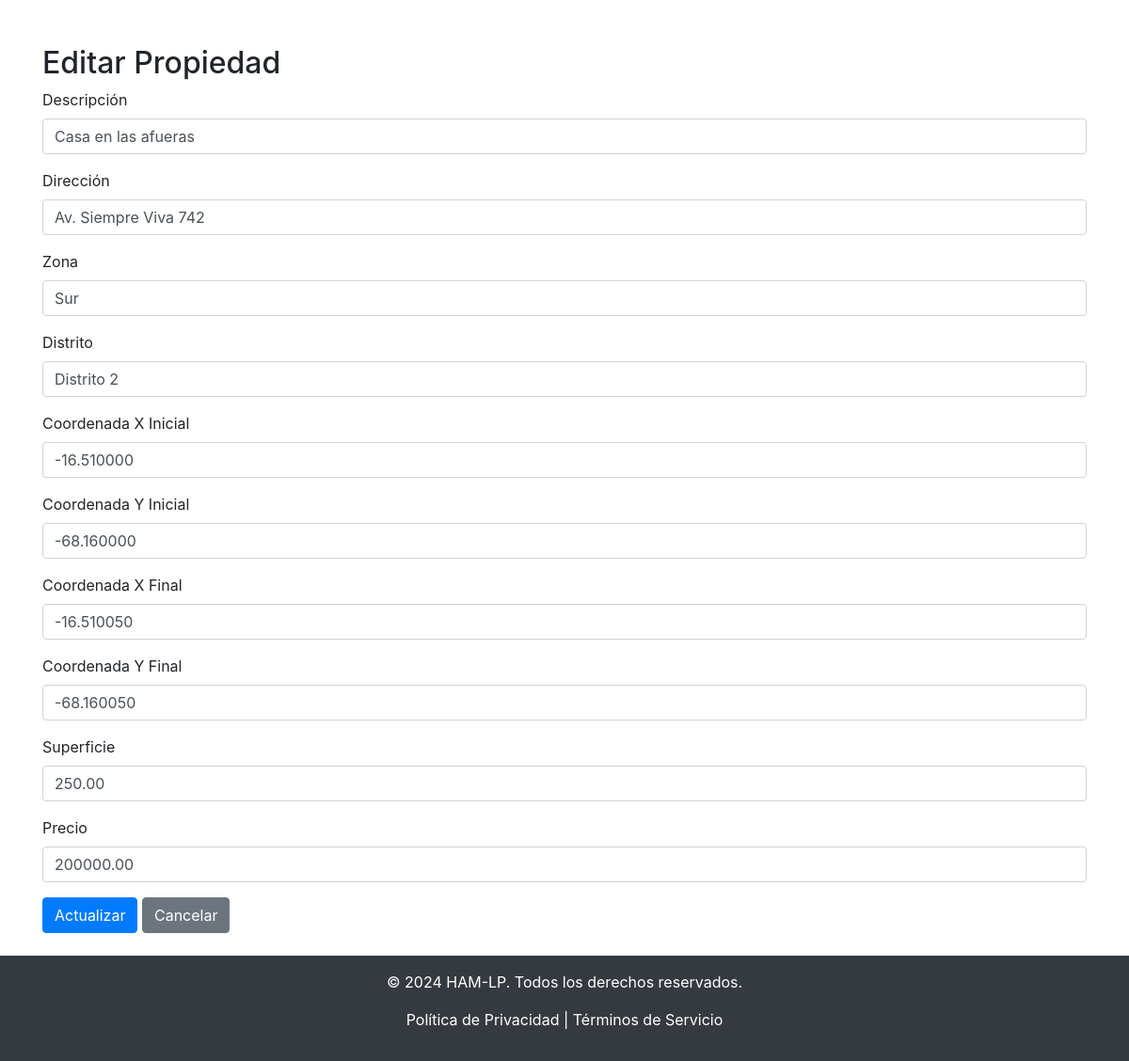
The app's page /editar_propiedad.php?id=100001 (signed in) with its own data.
### tables this page shows
CREATE TABLE `propiedades` (
  `id` int(11) NOT NULL CHECK (`id` between 100000 and 300000),
  `descripcion` varchar(255) NOT NULL,
  `direccion` varchar(255) DEFAULT NULL,
  `zona` varchar(50) NOT NULL,
  `distrito` varchar(50) NOT NULL,
  `x_ini` decimal(10,6) NOT NULL,
  `y_ini` decimal(10,6) NOT NULL,
  `x_fin` decimal(10,6) NOT NULL,
  `y_fin` decimal(10,6) NOT NULL,
  `superficie` decimal(10,2) NOT NULL,
  `precio` decimal(10,2) DEFAULT NULL,
  `ci` int(11) NOT NULL,
  `fecha_registro` timestamp NOT NULL DEFAULT current_timestamp()
);

### editar_propiedad.php (the view, shortened to what this page needs)
<?php
include('db_connection.php');
$id = $_GET['id'];
$sql = "SELECT * FROM propiedades WHERE id = ?";
$stmt = $conn->prepare($sql);
$stmt->bind_param("i", $id);
$stmt->execute();
$result = $stmt->get_result();
$propiedad = $result->fetch_assoc();
?>
<!DOCTYPE html>
<html lang="es">
<head>
    <link rel="stylesheet" href="https://stackpath.bootstrapcdn.com/bootstrap/4.5.2/css/bootstrap.min.css">
</head>
<body>
    <div class="container mt-5">
        <h2>Editar Propiedad</h2>
        <form method="POST">
            <div class="form-group">
                <label for="descripcion">Descripción</label>
                <input type="text" class="form-control" id="descripcion" name="descripcion" value="<?php echo htmlspecialchars($propiedad['descripcion']); ?>" required>
            </div>
            <div class="form-group">
                <label for="direccion">Dirección</label>
                <input type="text" class="form-control" id="direccion" name="direccion" value="<?php echo htmlspecialchars($propiedad['direccion']); ?>" required>
            </div>
            <div class="form-group">
                <label for="zona">Zona</label>
                <input type="text" class="form-control" id="zona" name="zona" value="<?php echo htmlspecialchars($propiedad['zona']); ?>" required>
            </div>
            <div class="form-group">
                <label for="distrito">Distrito</label>
                <input type="text" class="form-control" id="distrito" name="distrito" value="<?php echo htmlspecialchars($propiedad['distrito']); ?>" required>
            </div>
            <div class="form-group">
                <label for="x_ini">Coordenada X Inicial</label>
                <input type="text" class="form-control" id="x_ini" name="x_ini" value="<?php echo htmlspecialchars($propiedad['x_ini']); ?>" required>
            </div>
            <div class="form-group">
                <label for="y_ini">Coordenada Y Inicial</label>
                <input type="text" class="form-control" id="y_ini" name="y_ini" value="<?php echo htmlspecialchars($propiedad['y_ini']); ?>" required>
            </div>
            <div class="form-group">
                <label for="x_fin">Coordenada X Final</label>
                <input type="text" class="form-control" id="x_fin" name="x_fin" value="<?php echo htmlspecialchars($propiedad['x_fin']); ?>" required>
            </div>
            <div class="form-group">
                <label for="y_fin">Coordenada Y Final</label>
                <input type="text" class="form-control" id="y_fin" name="y_fin" value="<?php echo htmlspecialchars($propiedad['y_fin']); ?>" required>
            </div>
            <div class="form-group">
                <label for="superficie">Superficie</label>
                <input type="text" class="form-control" id="superficie" name="superficie" value="<?php echo htmlspecialchars($propiedad['superficie']); ?>" required>
            </div>
            <div class="form-group">
                <label for="precio">Precio</label>
                <input type="text" class="form-control" id="precio" name="precio" value="<?php echo htmlspecialchars($propiedad['precio']); ?>" required>
            </div>
            <button type="submit" class="btn btn-primary">Actualizar</button>
            <a href="dashboard.php" class="btn btn-secondary">Cancelar</a>
        </form>
    </div>
    <footer class="bg-dark text-white text-center py-3 mt-4">
        <div class="container">
            <p>&copy; 2024 HAM-LP. Todos los derechos reservados.</p>
            <p>
                <a href="#" class="text-white">Política de Privacidad</a> |
                <a href="#" class="text-white">Términos de Servicio</a>
            </p>
        </div>
    </footer>
</body>
</html>

### records on screen
propiedades: descripcion "Casa en las afueras", direccion "Av. Siempre Viva 742", zona "Sur", distrito "Distrito 2", x_ini "-16.510000", y_ini "-68.160000", x_fin "-16.510050", y_fin "-68.160050", superficie "250.00", precio "200000.00"
